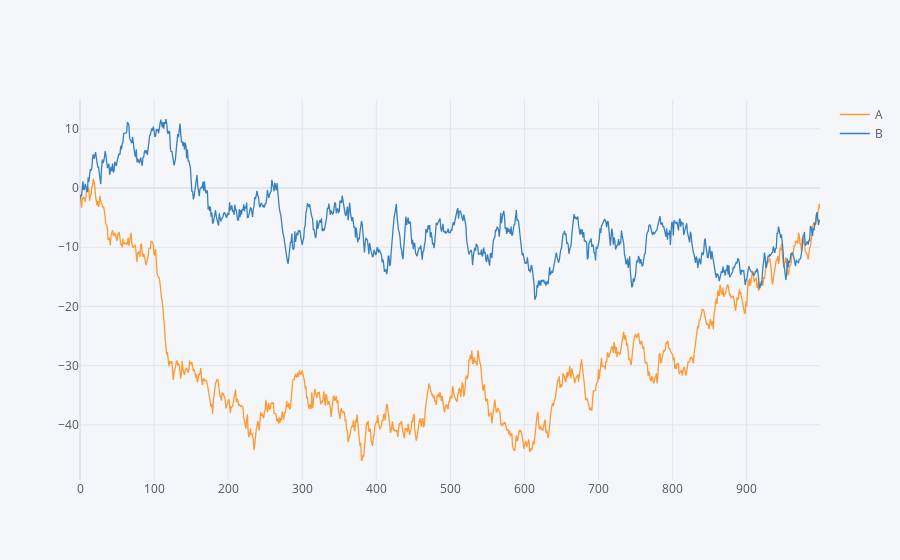

Notebook code cell kept with this figure:
### Code cell
df.iplot()

### Figure 1 — Plotly figure (JSON) as saved in the notebook; plotly's stock layout.template omitted (floating-point values rounded to 4 significant figures; data arrays with more than 128 entries replaced by an {"elided": "..."} marker saying what was removed)
{"data": [{"line": {"color": "rgba(255, 153, 51, 1.0)", "dash": "solid", "shape": "linear", "width": 1.3}, "mode": "lines", "name": "A", "text": "", "type": "scatter", "x": {"elided": "1000 int values"}, "y": {"elided": "1000 float values"}}, {"line": {"color": "rgba(55, 128, 191, 1.0)", "dash": "solid", "shape": "linear", "width": 1.3}, "mode": "lines", "name": "B", "text": "", "type": "scatter", "x": {"elided": "1000 int values"}, "y": {"elided": "1000 float values"}}], "layout": {"legend": {"bgcolor": "#F5F6F9", "font": {"color": "#4D5663"}}, "paper_bgcolor": "#F5F6F9", "plot_bgcolor": "#F5F6F9", "title": {"font": {"color": "#4D5663"}}, "xaxis": {"gridcolor": "#E1E5ED", "showgrid": true, "tickfont": {"color": "#4D5663"}, "title": {"font": {"color": "#4D5663"}, "text": ""}, "zerolinecolor": "#E1E5ED"}, "yaxis": {"gridcolor": "#E1E5ED", "showgrid": true, "tickfont": {"color": "#4D5663"}, "title": {"font": {"color": "#4D5663"}, "text": ""}, "zerolinecolor": "#E1E5ED"}}}
